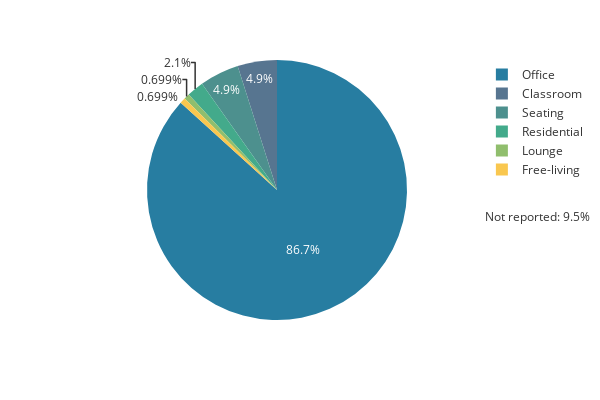

Notebook code for this chart:
### Code cell
df = unique_studies.copy()

function_counts = df["function"].value_counts().reset_index()
function_counts.columns = ["function", "count"]

# get "NR" count
nr_count = function_counts.loc[function_counts["function"] == "NR", "count"].values
nr_count = int(nr_count[0]) if len(nr_count) > 0 else 0

function_counts_filtered = function_counts[function_counts["function"] != "NR"]

fig = px.pie(
    function_counts_filtered,
    names="function",
    values="count",
    width=600,
    height=400,
    template=CHART_LAYOUT.template.value,
)

fig.add_annotation(
    text=f"Not reported: {nr_count/len(df)*100:.1f}%", # could also be absolute number
    x=1.3, 
    y=0.4, 
    xref="paper",
    yref="paper",
    showarrow=False,
    font=dict(size=12),
    align="left"
)

fig.show()

# TK: For these types of graphs, I wonder if we should exclude NR and report the number/percentage of studies instead.

### Figure 1 — Plotly figure (JSON) as saved in the notebook; plotly's stock layout.template omitted (floating-point values rounded to 4 significant figures)
{"data": [{"domain": {"x": [0, 1], "y": [0, 1]}, "hovertemplate": "function=%{label}<br>count=%{value}<extra></extra>", "labels": ["Office", "Classroom", "Seating", "Residential", "Lounge", "Free-living"], "legendgroup": "", "name": "", "showlegend": true, "type": "pie", "values": [124, 7, 7, 3, 1, 1]}], "layout": {"annotations": [{"align": "left", "font": {"size": 12}, "showarrow": false, "text": "Not reported: 9.5%", "x": 1.3, "xref": "paper", "y": 0.4, "yref": "paper"}], "height": 400, "legend": {"tracegroupgap": 0}, "margin": {"t": 60}, "width": 600}}
